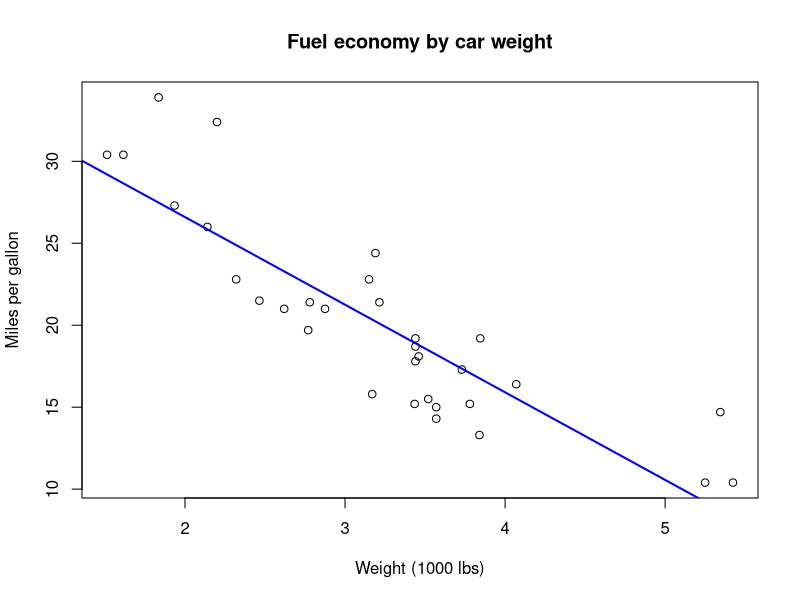

Here is the R script that generated this plot:
model <- lm(mpg ~ wt, data = mtcars)

cat("Model summary:\n")
print(summary(model))

new_cars <- data.frame(wt = c(2.5, 3, 3.5))
cat("Predicted miles per gallon:\n")
print(predict(model, newdata = new_cars))

plot(mtcars$wt, mtcars$mpg,
     xlab = "Weight (1000 lbs)",
     ylab = "Miles per gallon",
     main = "Fuel economy by car weight")
abline(model, col = "blue", lwd = 2)
